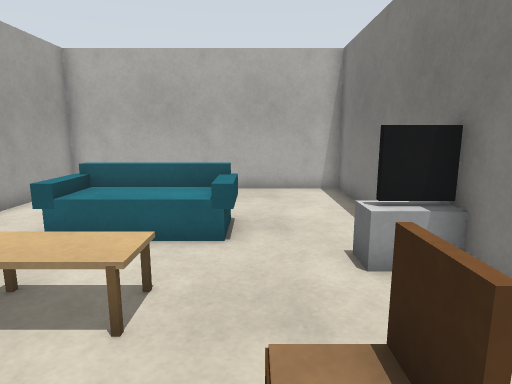
[1] (above)

16 first-person views from a walk through a robot-simulator world made for Gazebo. The camera is 1.1 m above the floor, tilts 10° down and sees 75° across. The floor is counted in squares, 0.5 m on a side. Each view is taken from the middle of a square. On the plan, view 1 faces up. The plan holds only what a view shows up to about 19 squares ahead; the rest is blank.

[2]
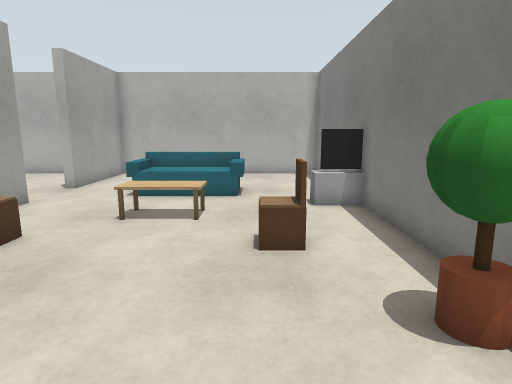

[3]
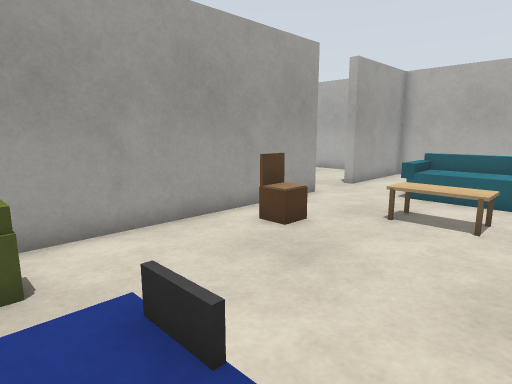

[4]
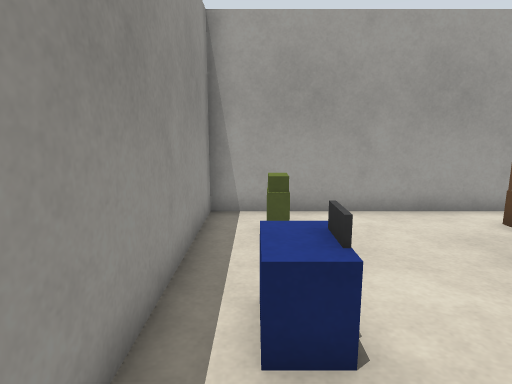

[5]
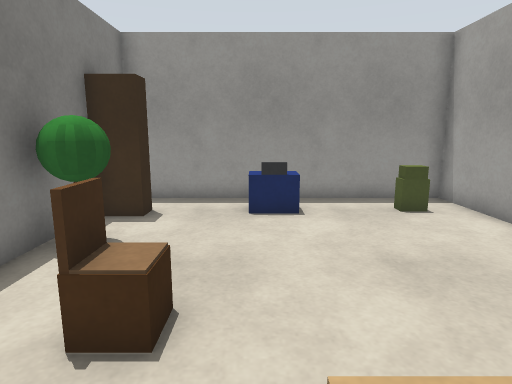

[6]
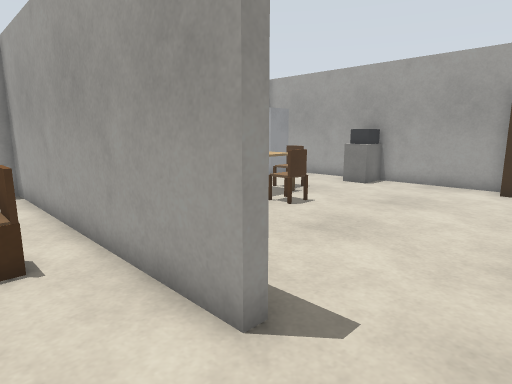

[7]
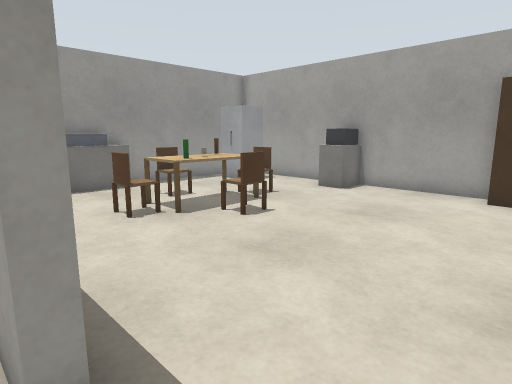

[8]
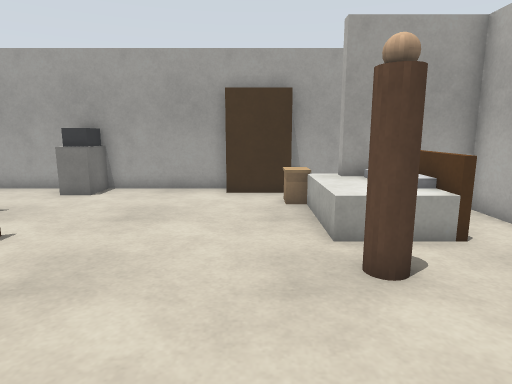

[9]
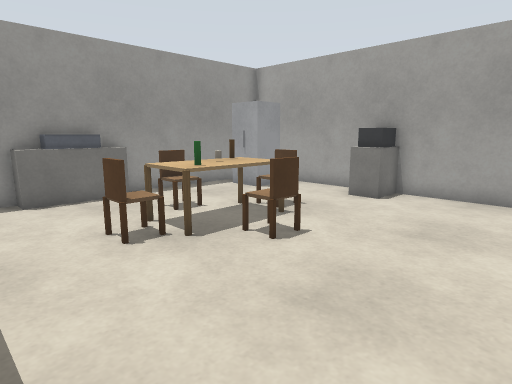

[10]
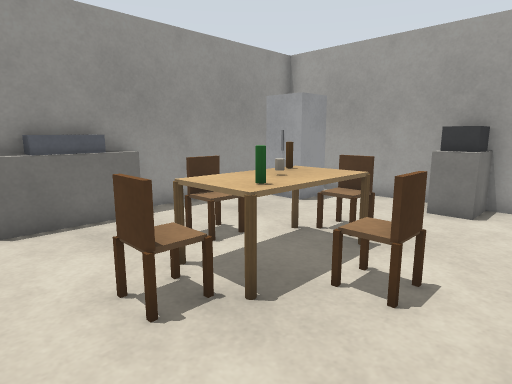

[11]
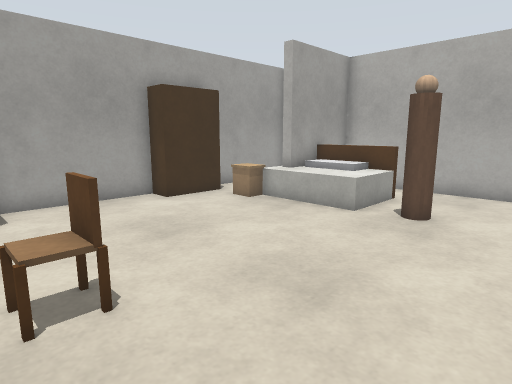

[12]
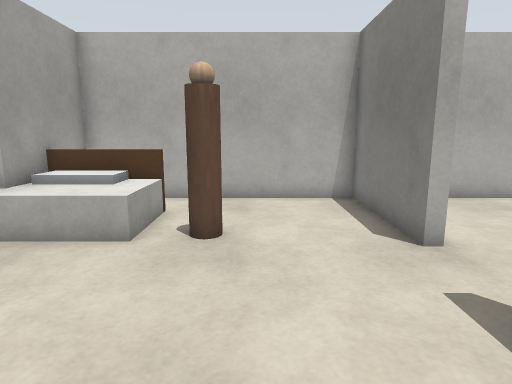

[13]
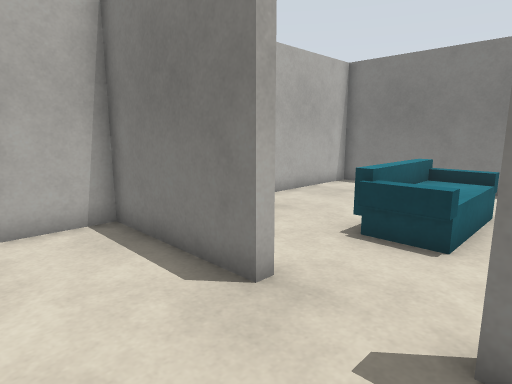

[14]
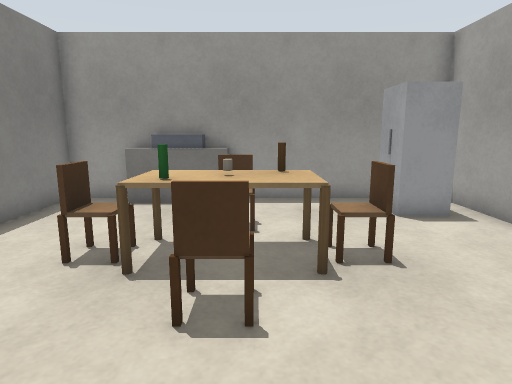

[15]
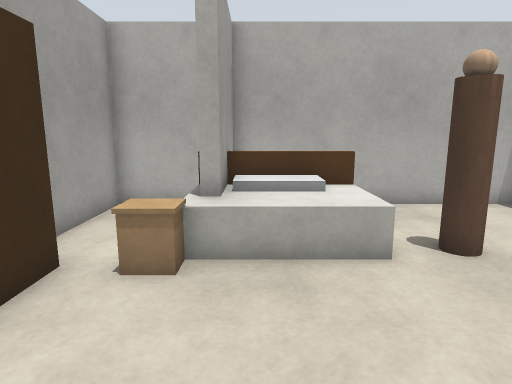

[16]
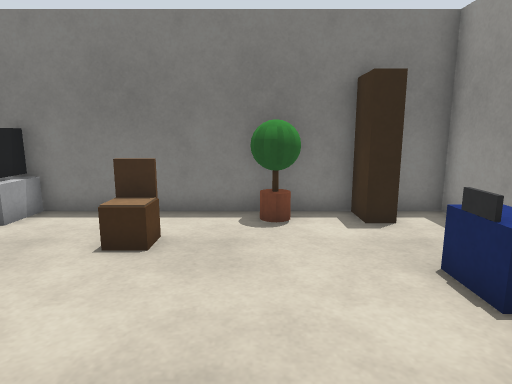

### Floor plan
Points are (right, up) in squares from view 1. A wall is a line through its corners. A room is listed if a view was taken in it or the views show most of it. See-through windows are left out.
Room 1 (views 1, 2, 3, 4, 5, 6, 7, 8, 9, 16)
walls: (3.3, 6.4) (3.3, 13.3) (-7.3, 13.3) (-7.3, 8.3) (-7.7, 8.3); (-7.8, 5.5) (-7.3, 5.5) (-7.3, -6.3) (3.3, -6.3) (3.3, -5); (3.3, -0.6) (3.3, 4.5); (3.3, -3.5) (3.3, -2.4)
low walls: (-3.4, 8.3) (-4.3, 8.3) (-4.3, 8.6); (-0.6, 8.3) (-1.6, 8.3)
ways out: opening at (-8, 7) to room 2
objects: green box (-6, -4) to (-5, -4); brown box (-6, 1) to (-6, 2); brown box (-5, 1) to (-5, 2); cyan box (-4, 7); brown post (-3, 4); cyan box (-3, 7) to (-2, 8); blue box (-2, -5) to (-1, -5); dark grey box (-2, -4) to (-1, -4); brown post (-2, 4); cyan box (-1, 7); brown box (0, 1) to (0, 2); brown box (1, 1) to (1, 2); brown box (2, -4) to (4, -4); green ball (2, -2) to (3, -1); TV (2, 5) to (3, 6); TV cabinet (4, 5) to (4, 6)
Room 2 (views 10, 11, 12, 13, 14, 15)
walls: (-20.3, 5.6) (-20.3, 1.4); (-20.3, -0.4) (-20.3, -5.6); (-7.7, 8.3) (-7.7, 13.3) (-16.7, 13.3) (-16.7, 10.4); (-9.4, -6.3) (-7.7, -6.3) (-7.7, -2.9); (-19, -6.3) (-13.6, -6.3); (-17.6, 13.3) (-20.3, 13.3) (-20.3, 8.4)
low walls: (-16.4, 11.1) (-17.5, 11.1)
ways out: opening at (-8, 7) to room 1
objects: dark grey box (-20, 0) to (-19, 1); wardrobe (-20, 6) to (-20, 8); fridge (-19, -5) to (-19, -4); other object (-18, -5) to (-18, -4); beige box (-18, 8) to (-17, 9); brown post (-17, -1); white box (-17, 9) to (-14, 11); brown box (-16, -1); brown post (-16, 0); white box (-16, 10) to (-15, 11); brown pole (-15, -2); brown post (-15, -1); brown pole (-15, 0); brown post (-15, 1); other object (-14, -3); brown post (-14, -2); other object (-14, -1) to (-13, -1); beige box (-14, 0); brown post (-14, 1); counter (-13, -6); brown post (-13, -3); brown post (-13, -2); green cylinder (-13, 0); brown post (-13, 1); grey box (-12, -6) to (-11, -6); brown pole (-12, -2); brown post (-12, -1); brown pole (-12, 0); brown pole (-12, 9); brown box (-11, -1); brown post (-11, 0); counter (-10, -6); brown post (-10, -1)

Positions as (right, up) in squares from view 1, and headings:
1: (0, 0), facing up
2: (0, -5), facing up
3: (0, -5), facing up-left
4: (2, -5), facing left
5: (-1, 5), facing down
6: (-5, 8), facing down-left
7: (-7, 8), facing down-left
8: (-7, 7), facing left
9: (-8, 6), facing down-left
10: (-9, 3), facing down-left
11: (-9, 0), facing up-left
12: (-11, 2), facing up
13: (-11, 5), facing up-right
14: (-14, 5), facing down
15: (-16, 3), facing up
16: (-6, -1), facing right
